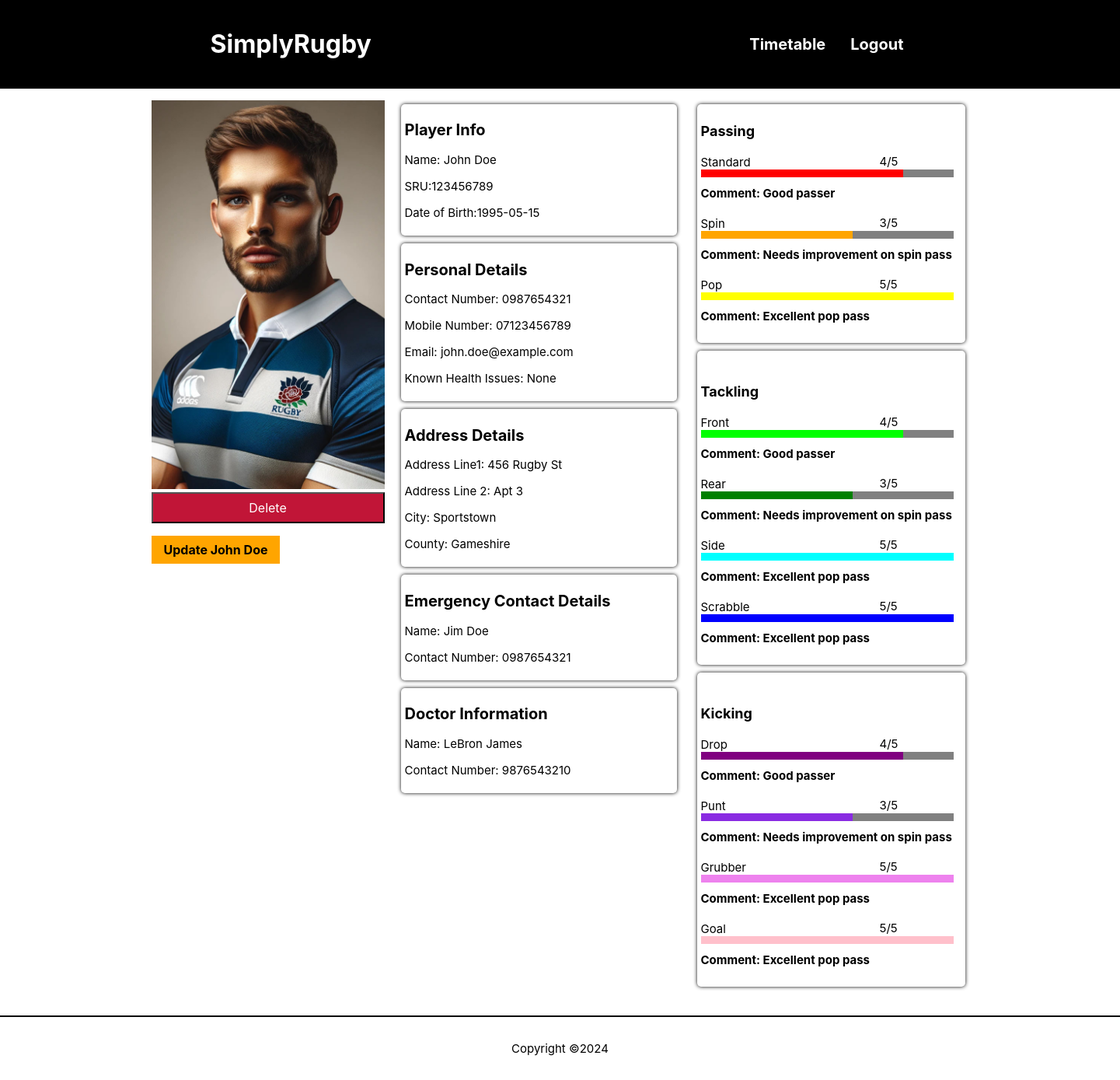
Screenshot of /book.php?id=1 (signed in) with the database file from the repository.
### tables this page shows
CREATE TABLE players (
player_id INT PRIMARY KEY AUTO_INCREMENT NOT NULL,
address_id INT NOT NULL,
user_id INT,
doctor_id int NOT NULL,
first_name  varchar(32) NOT NULL,
last_name  varchar(32) NOT NULL,
dob DATE,
sru_no  INT NOT NULL,
contact_no  varchar(40) NOT NULL,
mobile_no  varchar(40),
email_address varchar(45),
next_of_kin varchar(32),
kin_contact_no  varchar(40) NOT NULL,
health_issues TEXT,
filename VARCHAR(64),
FOREIGN KEY (address_id) REFERENCES addresses (address_id),
FOREIGN KEY (user_id) REFERENCES users (user_id),
FOREIGN KEY (doctor_id) REFERENCES doctors (doctor_id)

);

CREATE TABLE addresses (
  address_id INT PRIMARY KEY AUTO_INCREMENT NOT NULL,
  address_line VARCHAR(48) NOT NULL,
  address_line2 VARCHAR(48),
  city varchar(40) NOT NULL,
  county varchar(40),
  postcode varchar(10) NOT NULL
);

CREATE TABLE doctors(
doctor_id INT PRIMARY KEY AUTO_INCREMENT NOT NULL,
doctor_first_name  varchar(32) NOT NULL,
doctor_last_name  varchar(32) NOT NULL,
doctor_contact_no  varchar(40) NOT NULL
);

CREATE TABLE player_skills (
  player_id INT NOT NULL,
  skill_id INT NOT NULL,
  squad_id INT NOT NULL,
  skill_level INT NOT NULL,
  comment TEXT,
  PRIMARY KEY (player_id, skill_id),
  FOREIGN KEY (player_id) REFERENCES players(player_id),
  FOREIGN KEY (skill_id) REFERENCES skills(skill_id)
);

CREATE TABLE skills (
  skill_id  INT PRIMARY KEY AUTO_INCREMENT NOT NULL,
  category varchar(30) NOT NULL,
  skill_name varchar(30) NOT NULL
);

### book.php (called while the page is built, shortened)
<?php
require("classes/components.php");
require("classes/utils.php");
require("classes/player.php");
$book = Book::getBook($_GET["id"]);
Components::singleBook($book);
?>

### classes/player.php (called while the page is built, shortened)
<?php
require_once("classes/utils.php");
class Book
{
  public static function getBook($bookId)
  {
    $conn = Connection::connect();
    $stmt = $conn->prepare(SQL::$getBook);
    $stmt->execute([$bookId]);
    $book = $stmt->fetch();
    return $book;
  }
  public static function getPlayerSkills($bookId)
  {
    $conn = Connection::connect();
    $stmt = $conn->prepare(SQL::$getPlayerSkills);
    $stmt->execute([$bookId]);
    $books = $stmt->fetchAll();
    return $books;
  }
}

### classes/utils.php (called while the page is built, shortened)
<?php
class Utils {
  public static function escape($input) {
    return trim(htmlspecialchars($input));
  }
}

### components/junior-skill.php (the view, shortened to what this page needs)
<div class="skill-card">
    <div class="skill-name-container"><?php echo $skillName; ?></div>
    <div class="level-bar-container">
        <div>
            <div id="level-bar-<?php echo $skillName; ?>" class="skill-level-bar"></div>
        </div>
        <p class="level-rating"><?php echo $skillLevel; ?>/5</p>
        <div class="skill-comment">Comment: <?php echo $comment; ?></div>
    </div>
</div>

### classes/components.php (shortened to what this page needs)
<?php
class Components {
  public static function pageHeader($pageTitle, $stylesheets, $scripts) {
    require("components/header.php");
  }
  public static function pageFooter() {
    require("components/footer.php");
  }
  public static function singleBook($book)
  {
    if (!empty($book)) {
      $player_id = Utils::escape($book["player_id"]);
      $dob = Utils::escape($book["dob"]);
      $firstName = Utils::escape($book["first_name"]);
      $lastName = Utils::escape($book["last_name"]);
      $sruNumber = Utils::escape($book["sru_no"]);
      $contactNumber = Utils::escape($book["contact_no"]);
      $mobileNumber = Utils::escape($book["mobile_no"]);
      $emailAddress = Utils::escape($book["email_address"]);
      $healthIssues = Utils::escape($book["health_issues"]);
      $filename = Utils::escape($book["filename"]);
      $nextOfKin = Utils::escape($book["next_of_kin"]);
      $kinContactNumber = Utils::escape($book["kin_contact_no"]);
      $address1 = Utils::escape($book["address_line"]);
      $address2 = Utils::escape($book["address_line2"]);
      $city = Utils::escape($book["city"]);
      $county = Utils::escape($book["county"]);
      $doctorFirstName = Utils::escape($book["doctor_first_name"]);
      $doctorLastName = Utils::escape($book["doctor_last_name"]);
      $doctorContact = Utils::escape($book["doctor_contact_no"]);
      require("components/book-single.php");
    } else {
      require("components/no-single-book-found.php");
    }
  }
  public static function playerPassingSkill($books)
  {
    if (!empty($books)) {
      foreach ($books as $book) {
        $skillCategory = Utils::escape($book["category"]);
        $skillName = Utils::escape($book["skill_name"]);
        $skillLevel = Utils::escape($book["skill_level"]);
        $comment = Utils::escape($book["comment"]);
        if($skillCategory == "Passing"){
          require("components/junior-skill.php");
        }
      }
    } else {
      require("components/no-books-found.php");
    }
  }
  public static function playerTacklingSkill($books)
  {
    if (!empty($books)) {
      foreach ($books as $book) {
        $skillCategory = Utils::escape($book["category"]);
        $skillName = Utils::escape($book["skill_name"]);
        $skillLevel = Utils::escape($book["skill_level"]);
        $comment = Utils::escape($book["comment"]);
        if($skillCategory == "Tackling"){
          require("components/junior-skill.php");
        }
      }
    } else {
      require("components/no-books-found.php");
    }
  }
  public static function playerKickingSkill($books)
  {
    if (!empty($books)) {
      foreach ($books as $book) {
        $skillCategory = Utils::escape($book["category"]);
        $skillName = Utils::escape($book["skill_name"]);
        $skillLevel = Utils::escape($book["skill_level"]);
        $comment = Utils::escape($book["comment"]);
        if($skillCategory == "Kicking"){
          require("components/junior-skill.php");
        }
      }
    } else {
      require("components/no-books-found.php");
    }
  }
}

### components/book-single.php (shortened to what this page needs)
<main class="content-wrapper profile-content">
  <div class="profile-content-container">
  <div class="profile-container">
      <div>
        <img class="profile-img" src="images/<?php echo $filename; ?>" alt="Cover of <?php echo $firstName; ?>" class="profile-img">
        <form
          method="post"
          action="">
          <input type="submit" id="deleteBtn" class="danger" value="Delete">
          <a href="update-player.php?id=<?php echo $player_id; ?>" name="updateRedirect" class="button"><?php echo 'Update ', $firstName, ' ', $lastName; ?></a>
      </div>
  </div>
    <div class="profile-container">
      <div class="profile-items">
        <h2>Player Info</h2>
        <p><?php echo 'Name: ', $firstName, ' ', $lastName; ?></p>
        <p><?php echo 'SRU:', $sruNumber; ?></p>
        <p><?php echo 'Date of Birth:', $dob; ?></p>
      </div>
      <div class="profile-items">
        <h2>Personal Details</h2>
        <p><?php echo 'Contact Number: ', $contactNumber; ?></p>
        <p><?php echo 'Mobile Number: ', $mobileNumber; ?></p>
        <p><?php echo 'Email: ', $emailAddress; ?></p>
        <p><?php echo 'Known Health Issues: ', $healthIssues; ?></p>
      </div>
      <div class="profile-items">
        <h2>Address Details</h2>
        <p><?php echo 'Address Line1: ', $address1; ?></p>
        <p><?php echo 'Address Line 2: ', $address2; ?></p>
        <p><?php echo 'City: ', $city; ?></p>
        <p><?php echo 'County: ', $county; ?></p>
      </div>
      <div class="profile-items">
        <h2>Emergency Contact Details</h2>
        <p><?php echo 'Name: ', $nextOfKin?></p>
        <p><?php echo 'Contact Number: ', $kinContactNumber; ?></p>
      </div>
      <div class="profile-items">
        <h2>Doctor Information</h2>
        <p><?php echo 'Name: ', $doctorFirstName, ' ', $doctorLastName; ?></p>
        <p><?php echo 'Contact Number: ', $doctorContact; ?></p>
      </div>
    </div>
    <div class="skills-card-container">
      <div class="skills-card passing-card">
        <div>
          <br>
          <h3>Passing</h3>
        </div>
        <?php
          $skill = Book::getPlayerSkills($_GET["id"]);
          Components::playerPassingSkill($skill);
        ?>
      </div>
      <div class="skills-card tackling-card">
        <div>
          <br>
          <h3>Tackling</h3>
        </div>
      </div>
      <div class="skills-card kicking-card">
        <div>
          <br>
          <h3>Kicking</h3>
        </div>
      </div>
    </div>
  </div>
</main>

### rows the page displays
players: filename (picture), first_name "John", last_name "Doe", sru_no "123456789", dob "1995-05-15", contact_no "0987654321", mobile_no "07123456789", email_address "john.doe@example.com", health_issues "None", address.address_line "456 Rugby St", address.address_line2 "Apt 3", address.city "Sportstown", address.county "Gameshire", next_of_kin "Jim Doe", kin_contact_no "0987654321", doctor.doctor_first_name "LeBron", doctor.doctor_last_name "James", doctor.doctor_contact_no "9876543210"
player_skills: skill.skill_name "Standard", skill_level "4", comment "Good passer"
player_skills: skill.skill_name "Spin", skill_level "3", comment "Needs improvement on spin pass"
player_skills: skill.skill_name "Pop", skill_level "5", comment "Excellent pop pass"
player_skills: skill.skill_name "Front", skill_level "4", comment "Good passer"
player_skills: skill.skill_name "Rear", skill_level "3", comment "Needs improvement on spin pass"
player_skills: skill.skill_name "Side", skill_level "5", comment "Excellent pop pass"
player_skills: skill.skill_name "Scrabble", skill_level "5", comment "Excellent pop pass"
player_skills: skill.skill_name "Drop", skill_level "4", comment "Good passer"
player_skills: skill.skill_name "Punt", skill_level "3", comment "Needs improvement on spin pass"
player_skills: skill.skill_name "Grubber", skill_level "5", comment "Excellent pop pass"
player_skills: skill.skill_name "Goal", skill_level "5", comment "Excellent pop pass"
